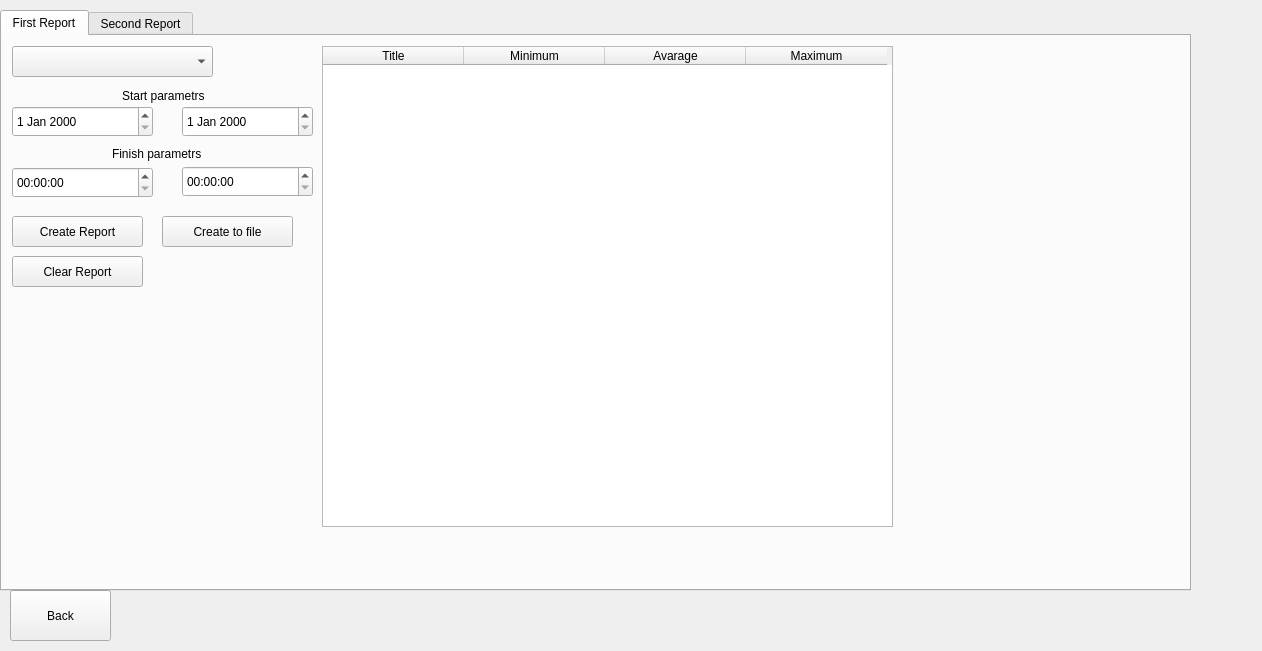
<?xml version="1.0" encoding="UTF-8"?>
<ui version="4.0">
 <class>MainWindow</class>
 <widget class="QMainWindow" name="MainWindow">
  <property name="geometry">
   <rect>
    <x>0</x>
    <y>0</y>
    <width>1262</width>
    <height>651</height>
   </rect>
  </property>
  <property name="windowTitle">
   <string>MainWindow</string>
  </property>
  <widget class="QWidget" name="centralwidget">
   <widget class="QPushButton" name="btn_back">
    <property name="geometry">
     <rect>
      <x>10</x>
      <y>590</y>
      <width>101</width>
      <height>51</height>
     </rect>
    </property>
    <property name="text">
     <string>Back</string>
    </property>
   </widget>
   <widget class="QTabWidget" name="tabWidget">
    <property name="geometry">
     <rect>
      <x>0</x>
      <y>10</y>
      <width>1191</width>
      <height>581</height>
     </rect>
    </property>
    <property name="currentIndex">
     <number>0</number>
    </property>
    <widget class="QWidget" name="tab_4">
     <attribute name="title">
      <string>First Report</string>
     </attribute>
     <widget class="QComboBox" name="combo_name_st_2">
      <property name="geometry">
       <rect>
        <x>10</x>
        <y>10</y>
        <width>201</width>
        <height>31</height>
       </rect>
      </property>
     </widget>
     <widget class="QDateEdit" name="start_date">
      <property name="geometry">
       <rect>
        <x>10</x>
        <y>70</y>
        <width>141</width>
        <height>31</height>
       </rect>
      </property>
     </widget>
     <widget class="QTimeEdit" name="start_time">
      <property name="geometry">
       <rect>
        <x>10</x>
        <y>131</y>
        <width>141</width>
        <height>31</height>
       </rect>
      </property>
     </widget>
     <widget class="QDateEdit" name="end_date">
      <property name="geometry">
       <rect>
        <x>180</x>
        <y>70</y>
        <width>131</width>
        <height>31</height>
       </rect>
      </property>
     </widget>
     <widget class="QTimeEdit" name="end_time">
      <property name="geometry">
       <rect>
        <x>180</x>
        <y>130</y>
        <width>131</width>
        <height>31</height>
       </rect>
      </property>
     </widget>
     <widget class="QPushButton" name="btn_load_report_3">
      <property name="geometry">
       <rect>
        <x>10</x>
        <y>180</y>
        <width>131</width>
        <height>31</height>
       </rect>
      </property>
      <property name="text">
       <string>Create Report</string>
      </property>
     </widget>
     <widget class="QPushButton" name="btn_clear_table_2">
      <property name="geometry">
       <rect>
        <x>10</x>
        <y>220</y>
        <width>131</width>
        <height>31</height>
       </rect>
      </property>
      <property name="text">
       <string>Clear Report</string>
      </property>
     </widget>
     <widget class="QLabel" name="label">
      <property name="geometry">
       <rect>
        <x>120</x>
        <y>50</y>
        <width>91</width>
        <height>20</height>
       </rect>
      </property>
      <property name="text">
       <string>Start parametrs</string>
      </property>
     </widget>
     <widget class="QLabel" name="label_3">
      <property name="geometry">
       <rect>
        <x>110</x>
        <y>110</y>
        <width>101</width>
        <height>16</height>
       </rect>
      </property>
      <property name="text">
       <string>Finish parametrs</string>
      </property>
     </widget>
     <widget class="QTableWidget" name="table_report_2">
      <property name="geometry">
       <rect>
        <x>320</x>
        <y>10</y>
        <width>571</width>
        <height>481</height>
       </rect>
      </property>
      <attribute name="horizontalHeaderDefaultSectionSize">
       <number>141</number>
      </attribute>
      <column>
       <property name="text">
        <string>Title</string>
       </property>
      </column>
      <column>
       <property name="text">
        <string>Minimum</string>
       </property>
      </column>
      <column>
       <property name="text">
        <string>Avarage</string>
       </property>
      </column>
      <column>
       <property name="text">
        <string>Maximum</string>
       </property>
      </column>
     </widget>
     <widget class="QLabel" name="label_head_2">
      <property name="geometry">
       <rect>
        <x>0</x>
        <y>510</y>
        <width>891</width>
        <height>31</height>
       </rect>
      </property>
      <property name="font">
       <font>
        <pointsize>18</pointsize>
        <weight>50</weight>
        <bold>false</bold>
       </font>
      </property>
      <property name="layoutDirection">
       <enum>Qt::LeftToRight</enum>
      </property>
      <property name="styleSheet">
       <string notr="true">color: #118ab2;</string>
      </property>
      <property name="text">
       <string/>
      </property>
      <property name="alignment">
       <set>Qt::AlignCenter</set>
      </property>
     </widget>
     <widget class="QPushButton" name="btn_load_for_pdf_2">
      <property name="geometry">
       <rect>
        <x>160</x>
        <y>180</y>
        <width>131</width>
        <height>31</height>
       </rect>
      </property>
      <property name="text">
       <string>Create to file</string>
      </property>
     </widget>
    </widget>
    <widget class="QWidget" name="tab_3">
     <attribute name="title">
      <string>Second Report</string>
     </attribute>
     <widget class="QTableWidget" name="table_report_1">
      <property name="geometry">
       <rect>
        <x>290</x>
        <y>0</y>
        <width>601</width>
        <height>481</height>
       </rect>
      </property>
      <attribute name="horizontalHeaderDefaultSectionSize">
       <number>193</number>
      </attribute>
      <column>
       <property name="text">
        <string>Name station</string>
       </property>
      </column>
      <column>
       <property name="text">
        <string>Date of Measurment</string>
       </property>
      </column>
      <column>
       <property name="text">
        <string>Title</string>
       </property>
      </column>
     </widget>
     <widget class="QPushButton" name="btn_load_report">
      <property name="geometry">
       <rect>
        <x>140</x>
        <y>110</y>
        <width>121</width>
        <height>31</height>
       </rect>
      </property>
      <property name="text">
       <string>Create Report</string>
      </property>
     </widget>
     <widget class="QPushButton" name="btn_clear_table">
      <property name="geometry">
       <rect>
        <x>10</x>
        <y>110</y>
        <width>121</width>
        <height>31</height>
       </rect>
      </property>
      <property name="text">
       <string>Clear Report</string>
      </property>
     </widget>
     <widget class="QPushButton" name="btn_load_report_2">
      <property name="geometry">
       <rect>
        <x>10</x>
        <y>50</y>
        <width>171</width>
        <height>41</height>
       </rect>
      </property>
      <property name="text">
       <string>Create for individual station</string>
      </property>
     </widget>
     <widget class="QComboBox" name="combo_name_st">
      <property name="geometry">
       <rect>
        <x>10</x>
        <y>10</y>
        <width>161</width>
        <height>31</height>
       </rect>
      </property>
     </widget>
     <widget class="QLabel" name="label_head">
      <property name="geometry">
       <rect>
        <x>10</x>
        <y>510</y>
        <width>1161</width>
        <height>31</height>
       </rect>
      </property>
      <property name="font">
       <font>
        <pointsize>18</pointsize>
        <weight>50</weight>
        <bold>false</bold>
       </font>
      </property>
      <property name="layoutDirection">
       <enum>Qt::LeftToRight</enum>
      </property>
      <property name="styleSheet">
       <string notr="true">color: #118ab2;</string>
      </property>
      <property name="text">
       <string/>
      </property>
      <property name="alignment">
       <set>Qt::AlignCenter</set>
      </property>
     </widget>
     <widget class="QPushButton" name="btn_load_for_pdf">
      <property name="geometry">
       <rect>
        <x>10</x>
        <y>150</y>
        <width>121</width>
        <height>31</height>
       </rect>
      </property>
      <property name="text">
       <string>Create to file</string>
      </property>
     </widget>
    </widget>
   </widget>
  </widget>
 </widget>
 <resources/>
 <connections/>
</ui>
